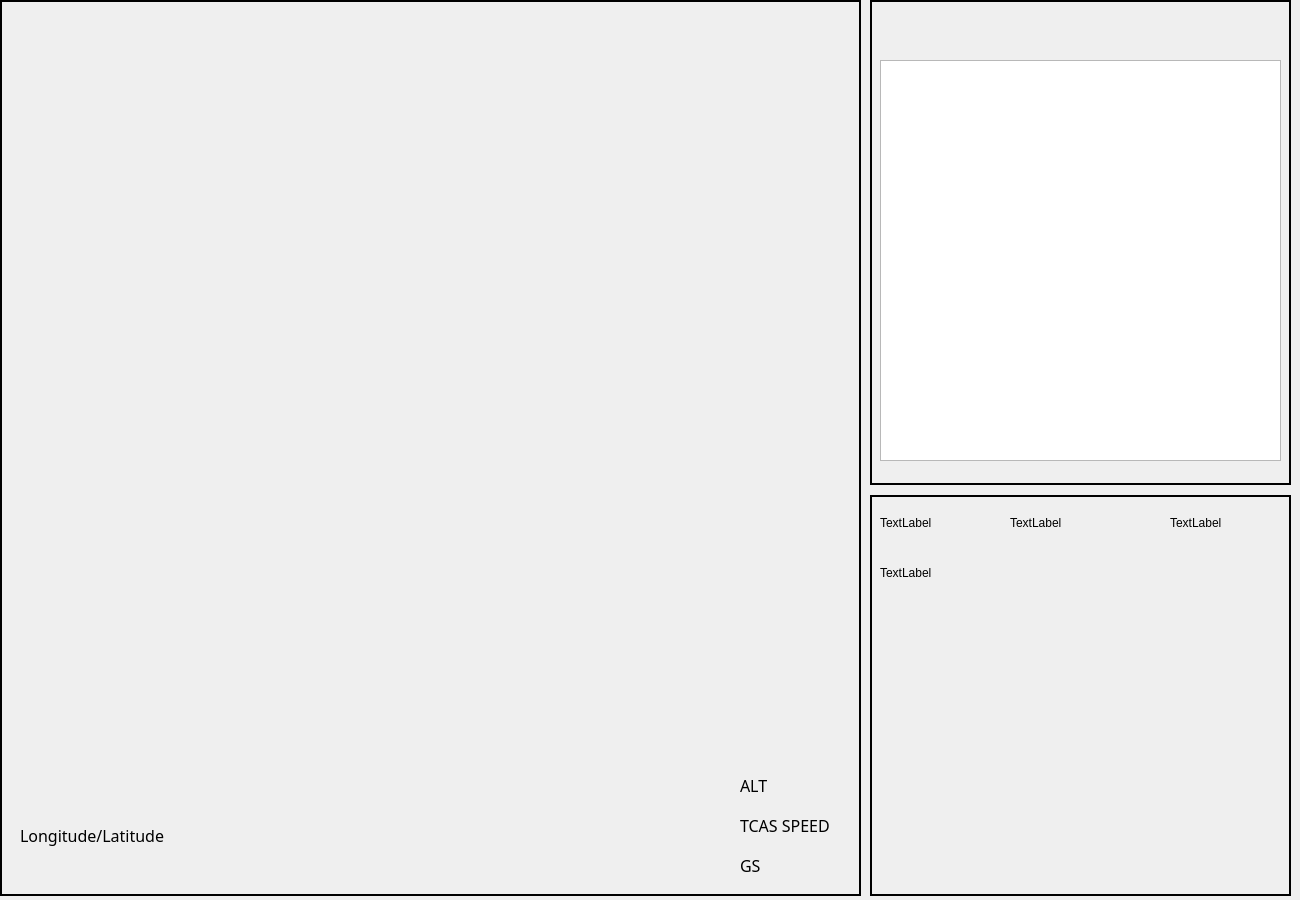
<?xml version="1.0" encoding="UTF-8"?>
<ui version="4.0">
 <class>Form</class>
 <widget class="QWidget" name="Form">
  <property name="geometry">
   <rect>
    <x>0</x>
    <y>0</y>
    <width>1300</width>
    <height>900</height>
   </rect>
  </property>
  <property name="minimumSize">
   <size>
    <width>1300</width>
    <height>900</height>
   </size>
  </property>
  <property name="maximumSize">
   <size>
    <width>1300</width>
    <height>900</height>
   </size>
  </property>
  <property name="windowTitle">
   <string>DAA_UI1</string>
  </property>
  <widget class="QFrame" name="frame">
   <property name="geometry">
    <rect>
     <x>0</x>
     <y>0</y>
     <width>861</width>
     <height>896</height>
    </rect>
   </property>
   <property name="frameShape">
    <enum>QFrame::Box</enum>
   </property>
   <property name="frameShadow">
    <enum>QFrame::Plain</enum>
   </property>
   <property name="lineWidth">
    <number>2</number>
   </property>
   <widget class="QLabel" name="label_4">
    <property name="geometry">
     <rect>
      <x>740</x>
      <y>760</y>
      <width>131</width>
      <height>51</height>
     </rect>
    </property>
    <property name="font">
     <font>
      <family>宋体</family>
      <pointsize>12</pointsize>
     </font>
    </property>
    <property name="text">
     <string>ALT</string>
    </property>
   </widget>
   <widget class="QLabel" name="label_6">
    <property name="geometry">
     <rect>
      <x>740</x>
      <y>800</y>
      <width>131</width>
      <height>51</height>
     </rect>
    </property>
    <property name="font">
     <font>
      <family>宋体</family>
      <pointsize>12</pointsize>
     </font>
    </property>
    <property name="frameShadow">
     <enum>QFrame::Plain</enum>
    </property>
    <property name="text">
     <string>TCAS SPEED</string>
    </property>
   </widget>
   <widget class="QLabel" name="label_7">
    <property name="geometry">
     <rect>
      <x>740</x>
      <y>840</y>
      <width>131</width>
      <height>51</height>
     </rect>
    </property>
    <property name="font">
     <font>
      <family>宋体</family>
      <pointsize>12</pointsize>
     </font>
    </property>
    <property name="frameShadow">
     <enum>QFrame::Plain</enum>
    </property>
    <property name="text">
     <string>GS</string>
    </property>
   </widget>
   <widget class="QLabel" name="label_8">
    <property name="geometry">
     <rect>
      <x>20</x>
      <y>810</y>
      <width>161</width>
      <height>51</height>
     </rect>
    </property>
    <property name="font">
     <font>
      <family>宋体</family>
      <pointsize>12</pointsize>
     </font>
    </property>
    <property name="frameShadow">
     <enum>QFrame::Plain</enum>
    </property>
    <property name="text">
     <string>Longitude/Latitude </string>
    </property>
   </widget>
   <widget class="QLabel" name="label">
    <property name="geometry">
     <rect>
      <x>740</x>
      <y>80</y>
      <width>100</width>
      <height>671</height>
     </rect>
    </property>
    <property name="text">
     <string/>
    </property>
    <property name="textFormat">
     <enum>Qt::PlainText</enum>
    </property>
    <property name="pixmap">
     <pixmap>pic/alt.png</pixmap>
    </property>
    <property name="scaledContents">
     <bool>true</bool>
    </property>
   </widget>
   <widget class="QLabel" name="label_2">
    <property name="geometry">
     <rect>
      <x>750</x>
      <y>420</y>
      <width>21</width>
      <height>321</height>
     </rect>
    </property>
    <property name="text">
     <string/>
    </property>
    <property name="pixmap">
     <pixmap>pic/编组 6.png</pixmap>
    </property>
    <property name="scaledContents">
     <bool>true</bool>
    </property>
   </widget>
   <widget class="QLabel" name="label_3">
    <property name="geometry">
     <rect>
      <x>120</x>
      <y>130</y>
      <width>600</width>
      <height>600</height>
     </rect>
    </property>
    <property name="text">
     <string/>
    </property>
    <property name="pixmap">
     <pixmap>pic/1.png</pixmap>
    </property>
    <property name="scaledContents">
     <bool>true</bool>
    </property>
   </widget>
   <widget class="QLabel" name="label_11">
    <property name="geometry">
     <rect>
      <x>10</x>
      <y>80</y>
      <width>100</width>
      <height>671</height>
     </rect>
    </property>
    <property name="text">
     <string/>
    </property>
    <property name="pixmap">
     <pixmap>pic/编组 7.png</pixmap>
    </property>
    <property name="scaledContents">
     <bool>true</bool>
    </property>
   </widget>
   <widget class="QLabel" name="label_9">
    <property name="geometry">
     <rect>
      <x>20</x>
      <y>530</y>
      <width>21</width>
      <height>211</height>
     </rect>
    </property>
    <property name="text">
     <string/>
    </property>
    <property name="pixmap">
     <pixmap>pic/编组 6.png</pixmap>
    </property>
    <property name="scaledContents">
     <bool>true</bool>
    </property>
   </widget>
   <widget class="QLabel" name="label_10">
    <property name="geometry">
     <rect>
      <x>385</x>
      <y>50</y>
      <width>72</width>
      <height>681</height>
     </rect>
    </property>
    <property name="text">
     <string/>
    </property>
    <property name="pixmap">
     <pixmap>pic/其他.png</pixmap>
    </property>
    <property name="scaledContents">
     <bool>true</bool>
    </property>
   </widget>
  </widget>
  <widget class="QFrame" name="frame_2">
   <property name="geometry">
    <rect>
     <x>870</x>
     <y>0</y>
     <width>421</width>
     <height>485</height>
    </rect>
   </property>
   <property name="frameShape">
    <enum>QFrame::Box</enum>
   </property>
   <property name="frameShadow">
    <enum>QFrame::Plain</enum>
   </property>
   <property name="lineWidth">
    <number>2</number>
   </property>
   <widget class="QTextBrowser" name="textBrowser">
    <property name="geometry">
     <rect>
      <x>10</x>
      <y>60</y>
      <width>401</width>
      <height>401</height>
     </rect>
    </property>
   </widget>
   <widget class="QLabel" name="label_5">
    <property name="geometry">
     <rect>
      <x>10</x>
      <y>10</y>
      <width>141</width>
      <height>41</height>
     </rect>
    </property>
    <property name="text">
     <string/>
    </property>
    <property name="textFormat">
     <enum>Qt::AutoText</enum>
    </property>
    <property name="pixmap">
     <pixmap>pic/7.png</pixmap>
    </property>
   </widget>
  </widget>
  <widget class="QFrame" name="frame_3">
   <property name="geometry">
    <rect>
     <x>870</x>
     <y>495</y>
     <width>421</width>
     <height>401</height>
    </rect>
   </property>
   <property name="frameShape">
    <enum>QFrame::Box</enum>
   </property>
   <property name="frameShadow">
    <enum>QFrame::Plain</enum>
   </property>
   <property name="lineWidth">
    <number>2</number>
   </property>
   <widget class="QLabel" name="label_12">
    <property name="geometry">
     <rect>
      <x>10</x>
      <y>20</y>
      <width>72</width>
      <height>15</height>
     </rect>
    </property>
    <property name="text">
     <string>TextLabel</string>
    </property>
   </widget>
   <widget class="QLabel" name="label_13">
    <property name="geometry">
     <rect>
      <x>140</x>
      <y>20</y>
      <width>72</width>
      <height>15</height>
     </rect>
    </property>
    <property name="text">
     <string>TextLabel</string>
    </property>
   </widget>
   <widget class="QLabel" name="label_14">
    <property name="geometry">
     <rect>
      <x>300</x>
      <y>20</y>
      <width>72</width>
      <height>15</height>
     </rect>
    </property>
    <property name="text">
     <string>TextLabel</string>
    </property>
   </widget>
   <widget class="QLabel" name="label_16">
    <property name="geometry">
     <rect>
      <x>190</x>
      <y>240</y>
      <width>41</width>
      <height>20</height>
     </rect>
    </property>
    <property name="text">
     <string/>
    </property>
    <property name="pixmap">
     <pixmap>pic/编组 11.png</pixmap>
    </property>
    <property name="scaledContents">
     <bool>true</bool>
    </property>
   </widget>
   <widget class="QLabel" name="label_17">
    <property name="geometry">
     <rect>
      <x>190</x>
      <y>130</y>
      <width>41</width>
      <height>21</height>
     </rect>
    </property>
    <property name="text">
     <string/>
    </property>
    <property name="pixmap">
     <pixmap>pic/编组 12.png</pixmap>
    </property>
    <property name="scaledContents">
     <bool>true</bool>
    </property>
   </widget>
   <widget class="QLabel" name="label_18">
    <property name="geometry">
     <rect>
      <x>10</x>
      <y>70</y>
      <width>72</width>
      <height>15</height>
     </rect>
    </property>
    <property name="text">
     <string>TextLabel</string>
    </property>
   </widget>
   <widget class="QLabel" name="label_19">
    <property name="geometry">
     <rect>
      <x>20</x>
      <y>110</y>
      <width>31</width>
      <height>81</height>
     </rect>
    </property>
    <property name="text">
     <string/>
    </property>
    <property name="pixmap">
     <pixmap>pic/lingxing1.png</pixmap>
    </property>
    <property name="scaledContents">
     <bool>true</bool>
    </property>
   </widget>
   <widget class="QLabel" name="label_20">
    <property name="geometry">
     <rect>
      <x>20</x>
      <y>210</y>
      <width>31</width>
      <height>81</height>
     </rect>
    </property>
    <property name="text">
     <string/>
    </property>
    <property name="pixmap">
     <pixmap>pic/lingxing1.png</pixmap>
    </property>
    <property name="scaledContents">
     <bool>true</bool>
    </property>
   </widget>
   <widget class="QLabel" name="label_21">
    <property name="geometry">
     <rect>
      <x>20</x>
      <y>310</y>
      <width>31</width>
      <height>81</height>
     </rect>
    </property>
    <property name="text">
     <string/>
    </property>
    <property name="pixmap">
     <pixmap>pic/lingxing1.png</pixmap>
    </property>
    <property name="scaledContents">
     <bool>true</bool>
    </property>
   </widget>
   <widget class="QLabel" name="label_22">
    <property name="geometry">
     <rect>
      <x>190</x>
      <y>350</y>
      <width>41</width>
      <height>21</height>
     </rect>
    </property>
    <property name="text">
     <string/>
    </property>
    <property name="pixmap">
     <pixmap>pic/编组 12.png</pixmap>
    </property>
    <property name="scaledContents">
     <bool>true</bool>
    </property>
   </widget>
   <widget class="QLabel" name="label_15">
    <property name="geometry">
     <rect>
      <x>340</x>
      <y>60</y>
      <width>41</width>
      <height>41</height>
     </rect>
    </property>
    <property name="text">
     <string/>
    </property>
    <property name="pixmap">
     <pixmap>pic/编组 4.png</pixmap>
    </property>
    <property name="scaledContents">
     <bool>true</bool>
    </property>
   </widget>
   <widget class="QLabel" name="label_23">
    <property name="geometry">
     <rect>
      <x>340</x>
      <y>330</y>
      <width>41</width>
      <height>31</height>
     </rect>
    </property>
    <property name="text">
     <string/>
    </property>
    <property name="pixmap">
     <pixmap>pic/编组 5.png</pixmap>
    </property>
    <property name="scaledContents">
     <bool>true</bool>
    </property>
   </widget>
  </widget>
 </widget>
 <resources/>
 <connections/>
</ui>
